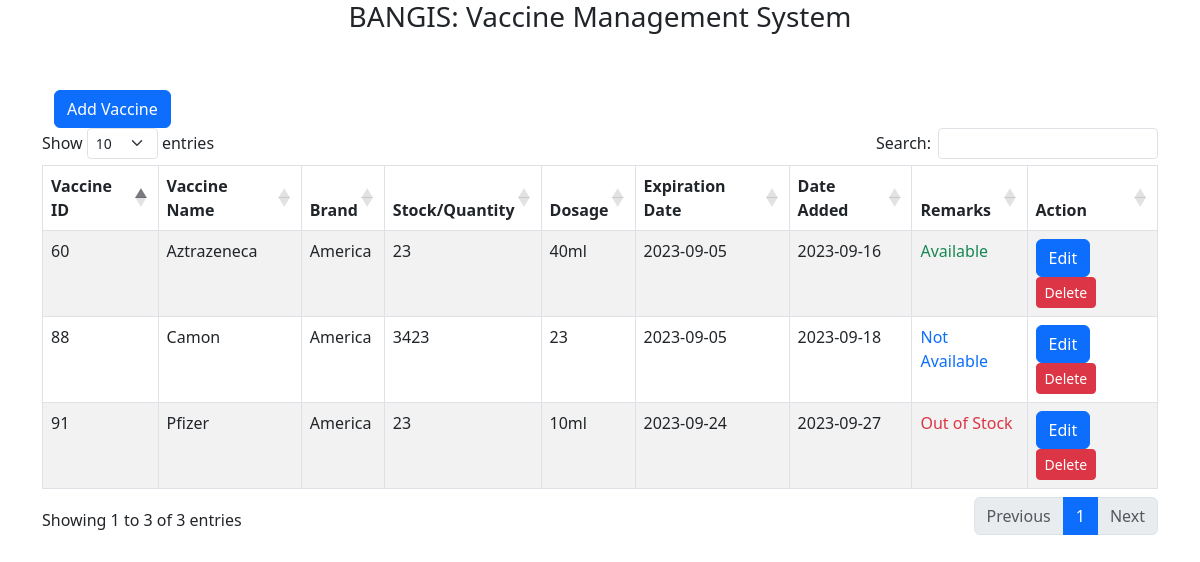
The page / on the database its author committed.
### tables this page shows
CREATE TABLE `vaccines` (
  `VaccineID` int(11) NOT NULL,
  `VaccineName` varchar(255) NOT NULL,
  `Brand` varchar(255) NOT NULL,
  `StockQuantity` int(11) NOT NULL,
  `Dosage` varchar(1000) NOT NULL,
  `ExpirationDate` date NOT NULL,
  `DateAdded` date NOT NULL DEFAULT current_timestamp(),
  `Remarks` text DEFAULT NULL
);

### index.php (the view, shortened to what this page needs)
<?php
$connect = mysqli_connect("localhost", "root", "", "vcm");
$query = "SELECT * FROM vaccines ORDER BY VaccineID DESC";
$result = mysqli_query($connect, $query);
?>
<!DOCTYPE html>
<html lang="en">
<head>
    <link rel="stylesheet" href="https://cdn.jsdelivr.net/npm/bootstrap@5.3.0/dist/css/bootstrap.min.css">
    <link rel="stylesheet" href="https://cdnjs.cloudflare.com/ajax/libs/twitter-bootstrap/5.3.0/css/bootstrap.min.css">
    <link rel="stylesheet" href="https://cdn.datatables.net/1.13.6/css/dataTables.bootstrap5.min.css">
    <link rel="stylesheet" href="https://cdn.jsdelivr.net/npm/sweetalert2@10">
</head>
<body>
    <div class="container">
        <h3 align="center">BANGIS: Vaccine Management System</h3>
        <div class="container pt-5">
        <button class="btn btn-primary" id="addVaccineButton" data-bs-toggle="modal" data-bs-target="#staticBackdrop">Add Vaccine</button>
        </div>
        <table id="table" class="table table-striped table-bordered">
            <thead class="thead-dark">
                <tr>
                    <th>Vaccine ID</th>
                    <th>Vaccine Name</th>
                    <th>Brand</th>
                    <th>Stock/Quantity</th>
                    <th>Dosage</th>
                    <th>Expiration Date</th>
                    <th>Date Added</th>
                    <th>Remarks</th>
                    <th>Action</th>
                </tr>
            </thead>
            <tbody>
                <?php
                while ($row = mysqli_fetch_array($result)) {
                    $remarksClass = '';
                    switch ($row["Remarks"]) {
                        case 'Available':
                            $remarksClass = 'text-success';
                            break;
                        case 'Not Available':
                            $remarksClass = 'text-primary';
                            break;
                        case 'Out of Stock':
                            $remarksClass = 'text-danger';
                            break;
                    }
                    echo '
                    <tr>
                        <td>' . $row["VaccineID"] . '</td>
                        <td>' . $row["VaccineName"] . '</td>
                        <td>' . $row["Brand"] . '</td>
                        <td>' . $row["StockQuantity"] . '</td>
                        <td>' . $row["Dosage"] . '</td>
                        <td>' . $row["ExpirationDate"] . '</td>
                        <td>' . $row["DateAdded"] . '</td>
                        <td class="' . $remarksClass . '">' . $row["Remarks"] . '</td>
                        <td>
                        <button type="button" class="btn btn-primary edit-vaccine" data-bs-toggle="modal" data-bs-target="#editModal" id="'. $row["VaccineID"].'">Edit      </button>
                            <button class="btn btn-danger btn-sm delete-vaccine" data-id="' . $row["VaccineID"] . '">Delete</button>
                        </td>
                    </tr>
                    ';
                }
                ?>
            </tbody>
        </table>
    </div>
</body>
</html>

### rows shown on the page
vaccines: VaccineID "91", VaccineName "Pfizer", Brand "America", StockQuantity "23", Dosage "10ml", ExpirationDate "2023-09-24", DateAdded "2023-09-27", Remarks "Out of Stock"
vaccines: VaccineID "88", VaccineName "Camon", Brand "America", StockQuantity "3423", Dosage "23", ExpirationDate "2023-09-05", DateAdded "2023-09-18", Remarks "Not Available"
vaccines: VaccineID "60", VaccineName "Aztrazeneca", Brand "America", StockQuantity "23", Dosage "40ml", ExpirationDate "2023-09-05", DateAdded "2023-09-16", Remarks "Available"
